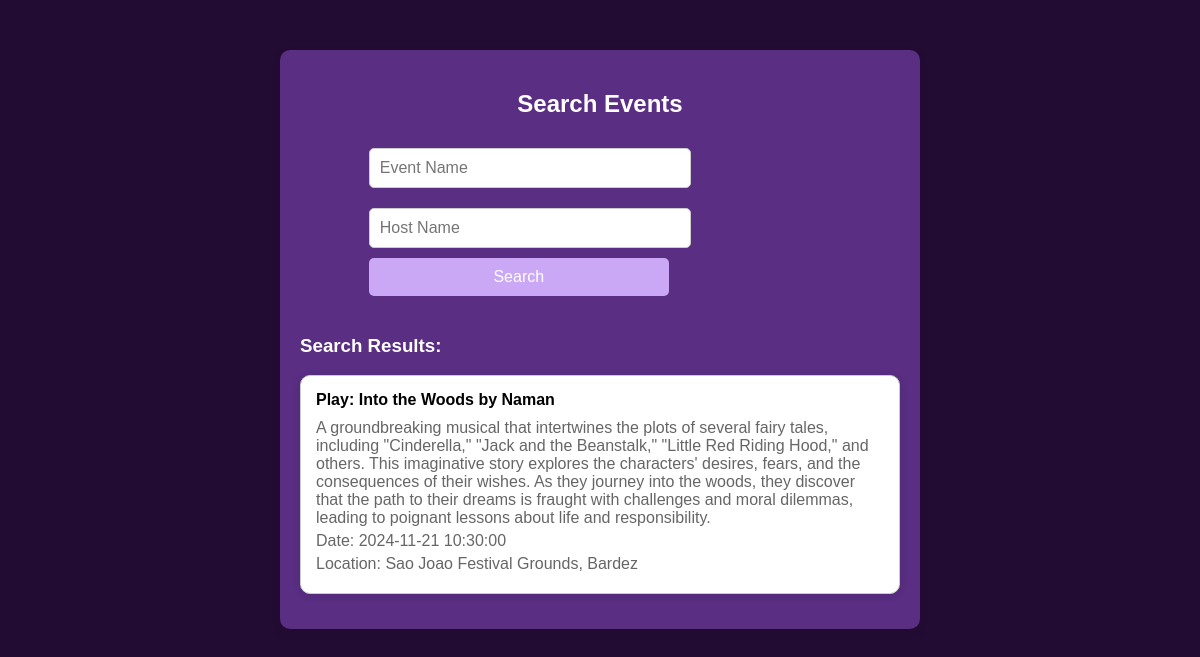
The page /search.php?event_name=Play: Into the Woods on the database its author committed.
### tables this page shows
CREATE TABLE `events` (
  `event_id` int(11) NOT NULL,
  `event_name` varchar(255) NOT NULL,
  `event_description` text NOT NULL,
  `event_date` datetime NOT NULL,
  `event_location` varchar(255) NOT NULL,
  `host_username` varchar(255) NOT NULL,
  `event_image` varchar(255) DEFAULT NULL,
  `event_fee` decimal(10,2) NOT NULL DEFAULT 0.00
);

### search.php (the view, shortened to what this page needs)
<!DOCTYPE html>
<html lang="en">
<head>
</head>
<body>
    <div class="search-container">
        <h2>Search Events</h2>
        <form method="GET" action="">
            <input type="text" name="event_name" placeholder="Event Name">
            <input type="text" name="host_name" placeholder="Host Name">
            <div>
                <button type="submit">Search</button>
            </div>
        </form>
        <div class="results">
            <?php
            if (isset($_GET['event_name']) || isset($_GET['host_name'])) {
                $servername = "localhost";
                $username = "root";
                $password = "";
                $dbname = "server";
                $conn = new mysqli($servername, $username, $password, $dbname);
                $event_name = isset($_GET['event_name']) ? $conn->real_escape_string(trim($_GET['event_name'])) : '';
                $host_name = isset($_GET['host_name']) ? $conn->real_escape_string(trim($_GET['host_name'])) : '';
                if (!empty($event_name) || !empty($host_name)) {
                    $sql = "
                        SELECT
                            events.event_name,
                            events.event_description,
                            events.event_date,
                            events.event_location,
                            admin.username AS host_name
                        FROM events
                        LEFT JOIN admin ON events.host_username = admin.username
                        WHERE admin.user_type = 'host'
                    ";
                    $conditions = [];
                    if (!empty($event_name)) {
                        $conditions[] = "events.event_name LIKE '%$event_name%'";
                    }
                    if (count($conditions) > 0) {
                        $sql .= " AND " . implode(' AND ', $conditions);
                    }
                    $result = $conn->query($sql);
                    if ($result) {
                        if ($result->num_rows > 0) {
                            echo "<h3>Search Results:</h3>";
                            while ($row = $result->fetch_assoc()) {
                                echo "<div class='result-item'>";
                                echo "<h4>" . htmlspecialchars($row['event_name']) . " by " . htmlspecialchars($row['host_name']) . "</h4>";
                                echo "<p>" . htmlspecialchars($row['event_description']) . "</p>";
                                echo "<p>Date: " . htmlspecialchars($row['event_date']) . "</p>";
                                echo "<p>Location: " . htmlspecialchars($row['event_location']) . "</p>";
                                echo "</div>";
                            }
                        } else {
                            echo "<p style='color: white;'>No results found for the specified criteria.</p>";
                        }
                    } else {
                        echo "<p style='color: white;'>Error executing query: " . htmlspecialchars($conn->error) . "</p>";
                    }
                } else {
                    echo "<p style='color: white;'>Please enter at least one search criteria.</p>";
                }
            }
            ?>
        </div>
    </div>
</body>
</html>

### search.php (style rules this page uses)
body { font-family: Arial, sans-serif; background-color: #230c33; margin: 0; padding: 0; color: #333; }
.search-container { display: flex; flex-direction: column; align-items: center; padding: 20px; background-color: #592e83; border-radius: 10px; box-shadow: 0 4px 10px rgba(0, 0, 0, 0.1); margin: 50px auto; max-width: 600px; }
h2 { color: white; margin-bottom: 20px; }
.search-container input[type="text"] { padding: 10px; width: 100%; max-width: 300px; font-size: 16px; margin: 10px 0; border: 1px solid #ccc; border-radius: 5px; }
.search-container button { padding: 10px; font-size: 16px; background-color: #caa8f5; color: white; border: none; border-radius: 5px; cursor: pointer; transition: background-color 0.3s; width: 100%; max-width: 300px; }
.results { margin-top: 20px; width: 100%; max-width: 600px; }
.result-item { border: 1px solid #ccc; border-radius: 10px; padding: 15px; margin-bottom: 15px; background-color: #ffffff; box-shadow: 0 2px 8px rgba(0, 0, 0, 0.1); transition: transform 0.2s, box-shadow 0.2s; }
h3 { color: white; }
.result-item h4 { margin: 0 0 10px; color: black; }
.result-item p { margin: 5px 0; color: #666; }

### rows shown on the page
events: event_name "Play: Into the Woods", host_username.username "Naman", event_description "A groundbreaking musical that intertwines the plots of several fairy tales, including \"Cinderella,\" \"Jack and the Beanstalk,\" \"Little Red Riding Hood,\" and others. This imaginative story explores the characters' desires, fears, and the consequences of their wishes. As they journey into the woods, they discover that the path to their dreams is fraught with challenges and moral dilemmas, leading to poignant lessons about life and responsibility.", event_date "2024-11-21 10:30:00", event_location "Sao Joao Festival Grounds, Bardez"
